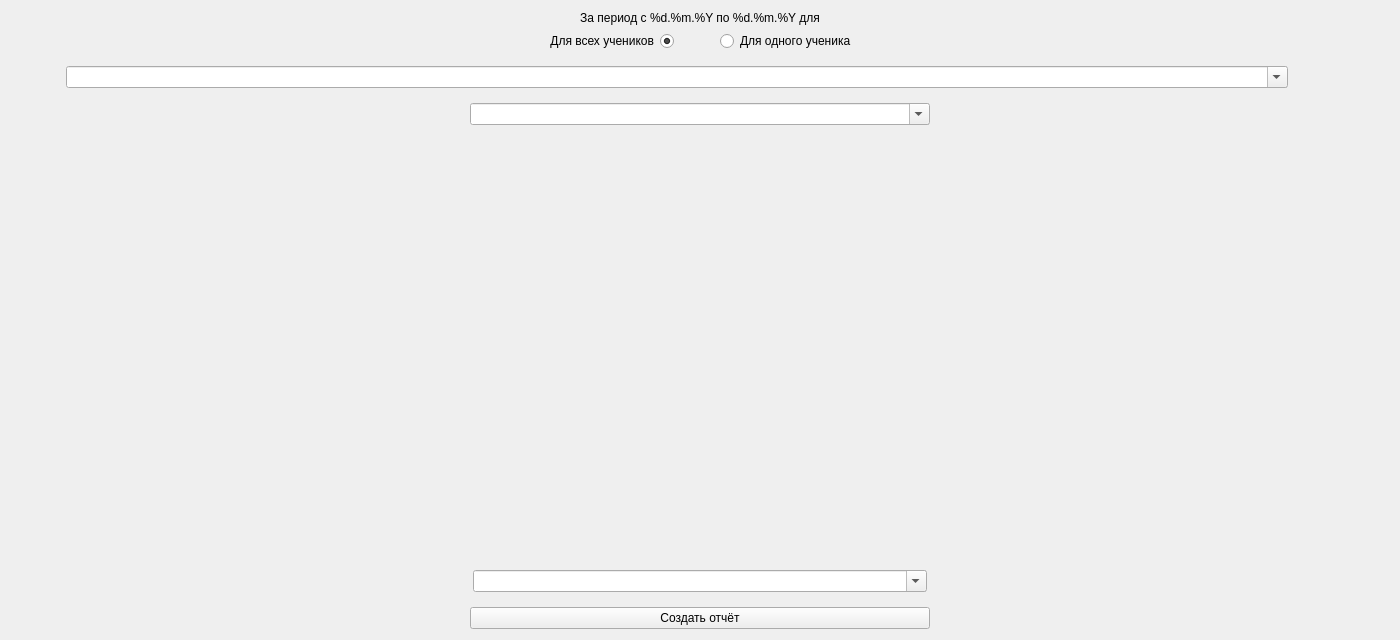
<?xml version="1.0" encoding="UTF-8"?>
<ui version="4.0">
 <class>MoreInfoDialog</class>
 <widget class="QDialog" name="MoreInfoDialog">
  <property name="geometry">
   <rect>
    <x>0</x>
    <y>0</y>
    <width>1400</width>
    <height>640</height>
   </rect>
  </property>
  <property name="minimumSize">
   <size>
    <width>1400</width>
    <height>640</height>
   </size>
  </property>
  <property name="maximumSize">
   <size>
    <width>1400</width>
    <height>640</height>
   </size>
  </property>
  <property name="windowTitle">
   <string>MoreInfo</string>
  </property>
  <property name="modal">
   <bool>true</bool>
  </property>
  <layout class="QVBoxLayout" name="verticalLayout">
   <item>
    <widget class="QLabel" name="fiter_period_info_lbl">
     <property name="sizePolicy">
      <sizepolicy hsizetype="Preferred" vsizetype="Maximum">
       <horstretch>0</horstretch>
       <verstretch>0</verstretch>
      </sizepolicy>
     </property>
     <property name="text">
      <string>За период с %d.%m.%Y по %d.%m.%Y для</string>
     </property>
     <property name="alignment">
      <set>Qt::AlignCenter</set>
     </property>
    </widget>
   </item>
   <item>
    <layout class="QHBoxLayout" name="hLayout_4">
     <item>
      <spacer name="hSpacer_3">
       <property name="orientation">
        <enum>Qt::Horizontal</enum>
       </property>
       <property name="sizeHint" stdset="0">
        <size>
         <width>40</width>
         <height>20</height>
        </size>
       </property>
      </spacer>
     </item>
     <item>
      <widget class="QRadioButton" name="all_students_check_rbtn">
       <property name="layoutDirection">
        <enum>Qt::RightToLeft</enum>
       </property>
       <property name="text">
        <string>Для всех учеников</string>
       </property>
       <property name="checked">
        <bool>true</bool>
       </property>
      </widget>
     </item>
     <item>
      <spacer name="hSpacer_5">
       <property name="orientation">
        <enum>Qt::Horizontal</enum>
       </property>
       <property name="sizeType">
        <enum>QSizePolicy::Minimum</enum>
       </property>
       <property name="sizeHint" stdset="0">
        <size>
         <width>40</width>
         <height>20</height>
        </size>
       </property>
      </spacer>
     </item>
     <item>
      <widget class="QRadioButton" name="one_student_check_rbtn">
       <property name="text">
        <string>Для одного ученика</string>
       </property>
      </widget>
     </item>
     <item>
      <spacer name="hSpacer_4">
       <property name="orientation">
        <enum>Qt::Horizontal</enum>
       </property>
       <property name="sizeHint" stdset="0">
        <size>
         <width>40</width>
         <height>20</height>
        </size>
       </property>
      </spacer>
     </item>
    </layout>
   </item>
   <item>
    <widget class="QFrame" name="student_choose_frame">
     <layout class="QHBoxLayout" name="hLayout_2">
      <item>
       <widget class="QPushButton" name="prev_student_btn">
        <property name="sizePolicy">
         <sizepolicy hsizetype="Fixed" vsizetype="Fixed">
          <horstretch>0</horstretch>
          <verstretch>0</verstretch>
         </sizepolicy>
        </property>
        <property name="text">
         <string/>
        </property>
        <property name="flat">
         <bool>true</bool>
        </property>
       </widget>
      </item>
      <item>
       <widget class="QComboBox" name="student_choose_box">
        <property name="sizePolicy">
         <sizepolicy hsizetype="Preferred" vsizetype="Fixed">
          <horstretch>0</horstretch>
          <verstretch>0</verstretch>
         </sizepolicy>
        </property>
        <property name="editable">
         <bool>true</bool>
        </property>
        <property name="insertPolicy">
         <enum>QComboBox::InsertAtBottom</enum>
        </property>
        <property name="frame">
         <bool>true</bool>
        </property>
       </widget>
      </item>
      <item>
       <widget class="QPushButton" name="reload_student_btn">
        <property name="sizePolicy">
         <sizepolicy hsizetype="Maximum" vsizetype="Maximum">
          <horstretch>0</horstretch>
          <verstretch>0</verstretch>
         </sizepolicy>
        </property>
        <property name="text">
         <string/>
        </property>
        <property name="flat">
         <bool>true</bool>
        </property>
       </widget>
      </item>
      <item>
       <widget class="QPushButton" name="next_student_btn">
        <property name="sizePolicy">
         <sizepolicy hsizetype="Fixed" vsizetype="Fixed">
          <horstretch>0</horstretch>
          <verstretch>0</verstretch>
         </sizepolicy>
        </property>
        <property name="text">
         <string/>
        </property>
        <property name="flat">
         <bool>true</bool>
        </property>
       </widget>
      </item>
     </layout>
    </widget>
   </item>
   <item>
    <layout class="QHBoxLayout" name="hLayout_3">
     <item>
      <spacer name="hSpacer_8">
       <property name="orientation">
        <enum>Qt::Horizontal</enum>
       </property>
       <property name="sizeHint" stdset="0">
        <size>
         <width>188</width>
         <height>20</height>
        </size>
       </property>
      </spacer>
     </item>
     <item>
      <widget class="QComboBox" name="plot_type_box">
       <property name="sizePolicy">
        <sizepolicy hsizetype="Expanding" vsizetype="Fixed">
         <horstretch>0</horstretch>
         <verstretch>0</verstretch>
        </sizepolicy>
       </property>
       <property name="editable">
        <bool>true</bool>
       </property>
       <property name="insertPolicy">
        <enum>QComboBox::InsertAtBottom</enum>
       </property>
       <property name="frame">
        <bool>true</bool>
       </property>
      </widget>
     </item>
     <item>
      <spacer name="hSpacer_9">
       <property name="orientation">
        <enum>Qt::Horizontal</enum>
       </property>
       <property name="sizeHint" stdset="0">
        <size>
         <width>228</width>
         <height>20</height>
        </size>
       </property>
      </spacer>
     </item>
    </layout>
   </item>
   <item>
    <widget class="QWidget" name="plot_widget" native="true">
     <property name="sizePolicy">
      <sizepolicy hsizetype="Expanding" vsizetype="Expanding">
       <horstretch>0</horstretch>
       <verstretch>0</verstretch>
      </sizepolicy>
     </property>
     <layout class="QHBoxLayout" name="plot_layout"/>
    </widget>
   </item>
   <item>
    <widget class="QFrame" name="currency_choose_frame">
     <layout class="QHBoxLayout" name="horizontalLayout_2">
      <item>
       <spacer name="hSpacer_6">
        <property name="orientation">
         <enum>Qt::Horizontal</enum>
        </property>
        <property name="sizeHint" stdset="0">
         <size>
          <width>188</width>
          <height>20</height>
         </size>
        </property>
       </spacer>
      </item>
      <item>
       <widget class="QComboBox" name="currency_choose_box">
        <property name="sizePolicy">
         <sizepolicy hsizetype="Expanding" vsizetype="Fixed">
          <horstretch>0</horstretch>
          <verstretch>0</verstretch>
         </sizepolicy>
        </property>
        <property name="editable">
         <bool>true</bool>
        </property>
        <property name="insertPolicy">
         <enum>QComboBox::InsertAtBottom</enum>
        </property>
        <property name="frame">
         <bool>true</bool>
        </property>
       </widget>
      </item>
      <item>
       <spacer name="hSpacer_7">
        <property name="orientation">
         <enum>Qt::Horizontal</enum>
        </property>
        <property name="sizeHint" stdset="0">
         <size>
          <width>228</width>
          <height>20</height>
         </size>
        </property>
       </spacer>
      </item>
     </layout>
    </widget>
   </item>
   <item>
    <layout class="QHBoxLayout" name="hLayout_1">
     <item>
      <spacer name="hSpacer_1">
       <property name="orientation">
        <enum>Qt::Horizontal</enum>
       </property>
       <property name="sizeHint" stdset="0">
        <size>
         <width>40</width>
         <height>20</height>
        </size>
       </property>
      </spacer>
     </item>
     <item>
      <widget class="QPushButton" name="create_report_btn">
       <property name="sizePolicy">
        <sizepolicy hsizetype="Expanding" vsizetype="Minimum">
         <horstretch>0</horstretch>
         <verstretch>0</verstretch>
        </sizepolicy>
       </property>
       <property name="text">
        <string>Создать отчёт</string>
       </property>
      </widget>
     </item>
     <item>
      <spacer name="hSpacer_2">
       <property name="orientation">
        <enum>Qt::Horizontal</enum>
       </property>
       <property name="sizeHint" stdset="0">
        <size>
         <width>40</width>
         <height>20</height>
        </size>
       </property>
      </spacer>
     </item>
    </layout>
   </item>
  </layout>
 </widget>
 <resources/>
 <connections/>
</ui>
